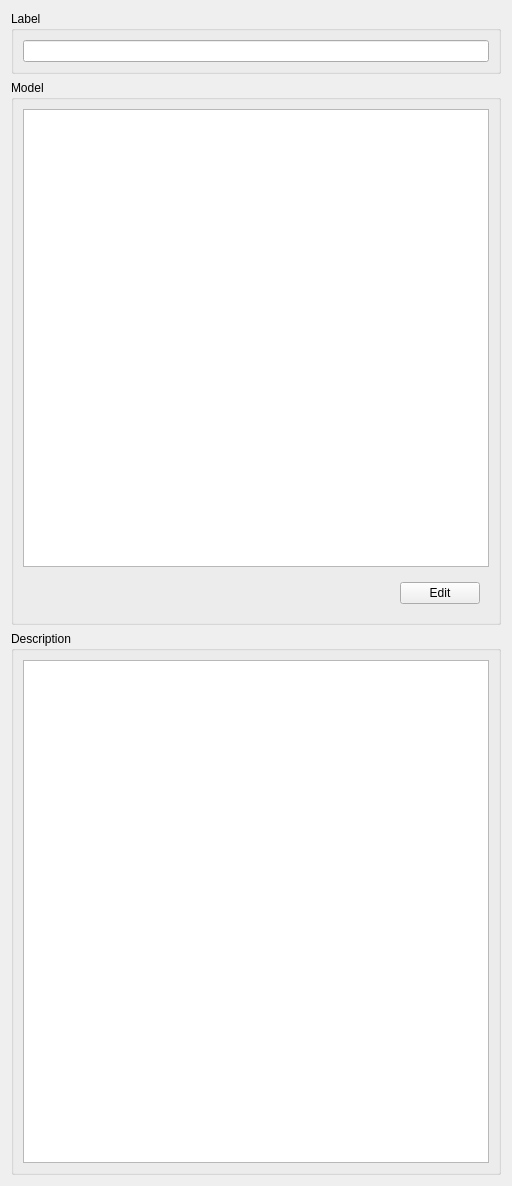
      <widget class="QWidget" name="page_5">
       <property name="geometry">
        <rect>
         <x>0</x>
         <y>0</y>
         <width>512</width>
         <height>1186</height>
        </rect>
       </property>
       <attribute name="label">
        <string>Job</string>
       </attribute>
       <layout class="QVBoxLayout" name="verticalLayout_17">
        <item>
         <widget class="QGroupBox" name="groupBox_6">
          <property name="title">
           <string>Label</string>
          </property>
          <layout class="QVBoxLayout" name="verticalLayout_16">
           <item>
            <widget class="QLineEdit" name="jobLabel"/>
           </item>
          </layout>
         </widget>
        </item>
        <item>
         <widget class="QGroupBox" name="groupBox_4">
          <property name="title">
           <string>Model</string>
          </property>
          <layout class="QVBoxLayout" name="verticalLayout_14">
           <item>
            <widget class="QListWidget" name="jobModel">
             <property name="selectionMode">
              <enum>QAbstractItemView::MultiSelection</enum>
             </property>
            </widget>
           </item>
           <item>
            <widget class="QWidget" name="widget_3" native="true">
             <layout class="QHBoxLayout" name="horizontalLayout_6">
              <item>
               <spacer name="horizontalSpacer_2">
                <property name="orientation">
                 <enum>Qt::Horizontal</enum>
                </property>
                <property name="sizeHint" stdset="0">
                 <size>
                  <width>334</width>
                  <height>20</height>
                 </size>
                </property>
               </spacer>
              </item>
              <item>
               <widget class="QPushButton" name="jobModelEdit">
                <property name="text">
                 <string>Edit</string>
                </property>
               </widget>
              </item>
             </layout>
            </widget>
           </item>
          </layout>
         </widget>
        </item>
        <item>
         <widget class="QGroupBox" name="groupBox_5">
          <property name="title">
           <string>Description</string>
          </property>
          <layout class="QVBoxLayout" name="verticalLayout_15">
           <item>
            <widget class="QPlainTextEdit" name="jobDescription"/>
           </item>
          </layout>
         </widget>
        </item>
       </layout>
      </widget>
